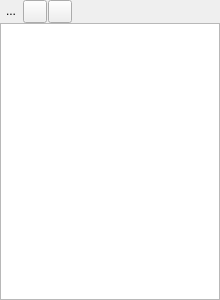
<?xml version="1.0" encoding="UTF-8"?>
<ui version="4.0">
 <class>SADataFeatureWidget</class>
 <widget class="QWidget" name="SADataFeatureWidget">
  <property name="geometry">
   <rect>
    <x>0</x>
    <y>0</y>
    <width>220</width>
    <height>300</height>
   </rect>
  </property>
  <property name="windowTitle">
   <string>Data Feature</string>
  </property>
  <layout class="QVBoxLayout" name="verticalLayout">
   <property name="spacing">
    <number>0</number>
   </property>
   <property name="leftMargin">
    <number>0</number>
   </property>
   <property name="topMargin">
    <number>0</number>
   </property>
   <property name="rightMargin">
    <number>0</number>
   </property>
   <property name="bottomMargin">
    <number>0</number>
   </property>
   <item>
    <layout class="QHBoxLayout" name="horizontalLayout">
     <property name="spacing">
      <number>1</number>
     </property>
     <item>
      <widget class="QToolButton" name="toolButton_clearDataFeature">
       <property name="minimumSize">
        <size>
         <width>16</width>
         <height>16</height>
        </size>
       </property>
       <property name="maximumSize">
        <size>
         <width>22</width>
         <height>22</height>
        </size>
       </property>
       <property name="toolTip">
        <string>clear all marker in chart</string>
       </property>
       <property name="text">
        <string>...</string>
       </property>
       <property name="icon">
        <iconset resource="../icons.qrc">
         <normaloff>:/icons/icons/clearMarked.png</normaloff>:/icons/icons/clearMarked.png</iconset>
       </property>
       <property name="checkable">
        <bool>false</bool>
       </property>
       <property name="checked">
        <bool>false</bool>
       </property>
       <property name="autoRepeat">
        <bool>false</bool>
       </property>
       <property name="autoExclusive">
        <bool>false</bool>
       </property>
       <property name="popupMode">
        <enum>QToolButton::DelayedPopup</enum>
       </property>
       <property name="toolButtonStyle">
        <enum>Qt::ToolButtonIconOnly</enum>
       </property>
       <property name="autoRaise">
        <bool>true</bool>
       </property>
       <property name="arrowType">
        <enum>Qt::NoArrow</enum>
       </property>
      </widget>
     </item>
     <item>
      <widget class="QToolButton" name="toolButton_expandAll">
       <property name="toolTip">
        <string>expand all</string>
       </property>
       <property name="text">
        <string/>
       </property>
       <property name="icon">
        <iconset resource="../icons.qrc">
         <normaloff>:/icons/icons/expandAll.svg</normaloff>:/icons/icons/expandAll.svg</iconset>
       </property>
      </widget>
     </item>
     <item>
      <widget class="QToolButton" name="toolButton_requestCalc">
       <property name="text">
        <string/>
       </property>
       <property name="icon">
        <iconset resource="../icons.qrc">
         <normaloff>:/icons/icons/refresh.svg</normaloff>:/icons/icons/refresh.svg</iconset>
       </property>
      </widget>
     </item>
     <item>
      <spacer name="horizontalSpacer">
       <property name="orientation">
        <enum>Qt::Horizontal</enum>
       </property>
       <property name="sizeHint" stdset="0">
        <size>
         <width>40</width>
         <height>20</height>
        </size>
       </property>
      </spacer>
     </item>
    </layout>
   </item>
   <item>
    <widget class="QTreeView" name="treeView">
     <property name="editTriggers">
      <set>QAbstractItemView::NoEditTriggers</set>
     </property>
     <property name="selectionMode">
      <enum>QAbstractItemView::ExtendedSelection</enum>
     </property>
    </widget>
   </item>
  </layout>
 </widget>
 <resources>
  <include location="../icons.qrc"/>
 </resources>
 <connections/>
</ui>
